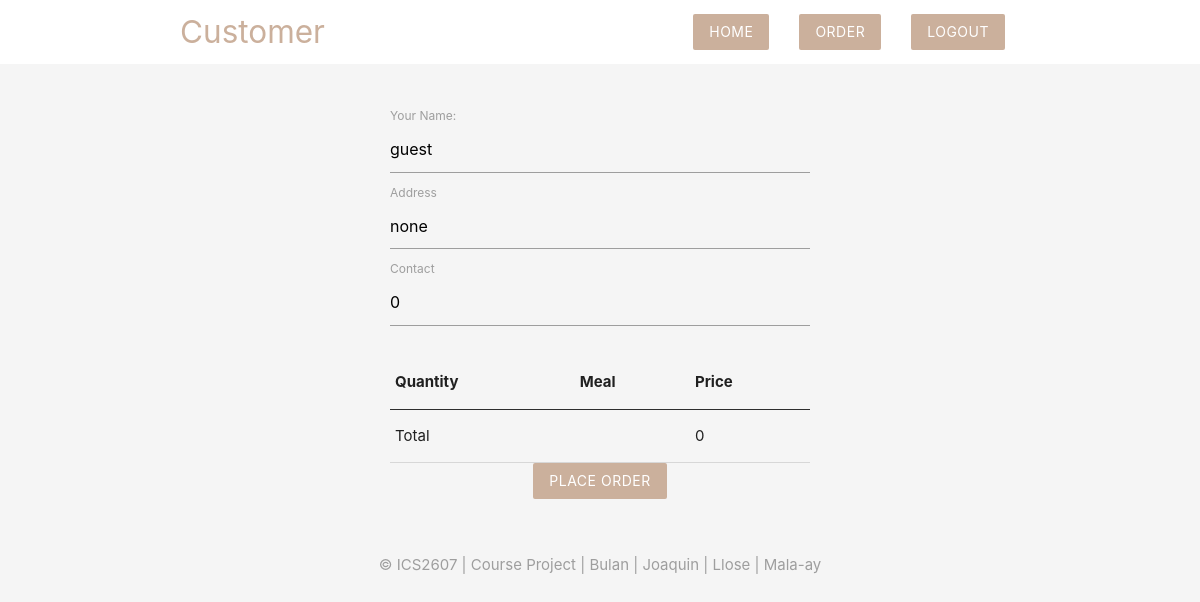
Screenshot of /customer/checkout.php (signed in) with the database file from the repository.
### tables this page shows
CREATE TABLE `customer` (
  `CUS_ID` int(11) NOT NULL,
  `CUS_UNAME` varchar(20) NOT NULL,
  `CUS_PASSWORD` varchar(50) NOT NULL,
  `CUS_NAME` varchar(50) NOT NULL,
  `CUS_ADDRESS` varchar(100) NOT NULL,
  `CUS_CONTACT_NO` bigint(20) NOT NULL
);

### customer/checkout.php (the view, shortened to what this page needs)
<!DOCTYPE html>
<html>
    <head>
        <?php
            include 'Temps/header.php';
            include("config/db_connect.php");
            $userID = unserialize($_SESSION['userID']);
            $sql = "SELECT * FROM customer WHERE CUS_ID=\"".$userID."\"";
            $result = $conn -> query($sql);
            $row = $result->fetch_assoc();
            $name = $row['CUS_NAME'];
            $address = $row['CUS_ADDRESS'];
            $contactNumber = $row['CUS_CONTACT_NO'];
        ?>
        <form method="post">
            <label>Your Name:</label>
            <input type="text" name="name" value="<?php echo $name; ?>">
            <label>Address</label>
            <input type="text" name="address" value="<?php echo $address; ?>">
            <label>Contact</label>
            <input type="text" name="contact" value="<?php echo $contactNumber; ?>">
            <br>
            <table>
                <tr>
                    <th>Quantity</th>
                    <th>Meal</th>
                    <th>Price</th>
                </tr>
                <?php
                    $totalCost = 0;
                    echo("<tr>");
                    echo("<td colspan=\"2\">Total</td>");
                    echo("<td>".$totalCost."</td>");
                    echo("</tr>");
                ?>
            </table>
            <div class="center">
                <input type="submit" name="place-order" value="Place Order" class="btn brand z-depth-0">
            </div>
        </form>
    <?php include 'Temps/footer.php'; ?>
</html>

### customer/Temps/header.php (style rules this page uses)
.brand { background: #cbb09c !important; }
form { max-width: 460px; margin: 20px auto; padding: 20px; }

### rows the page displays
customer: name "guest", address "none", contact "0"

### other values shown
$totalCost "0"
